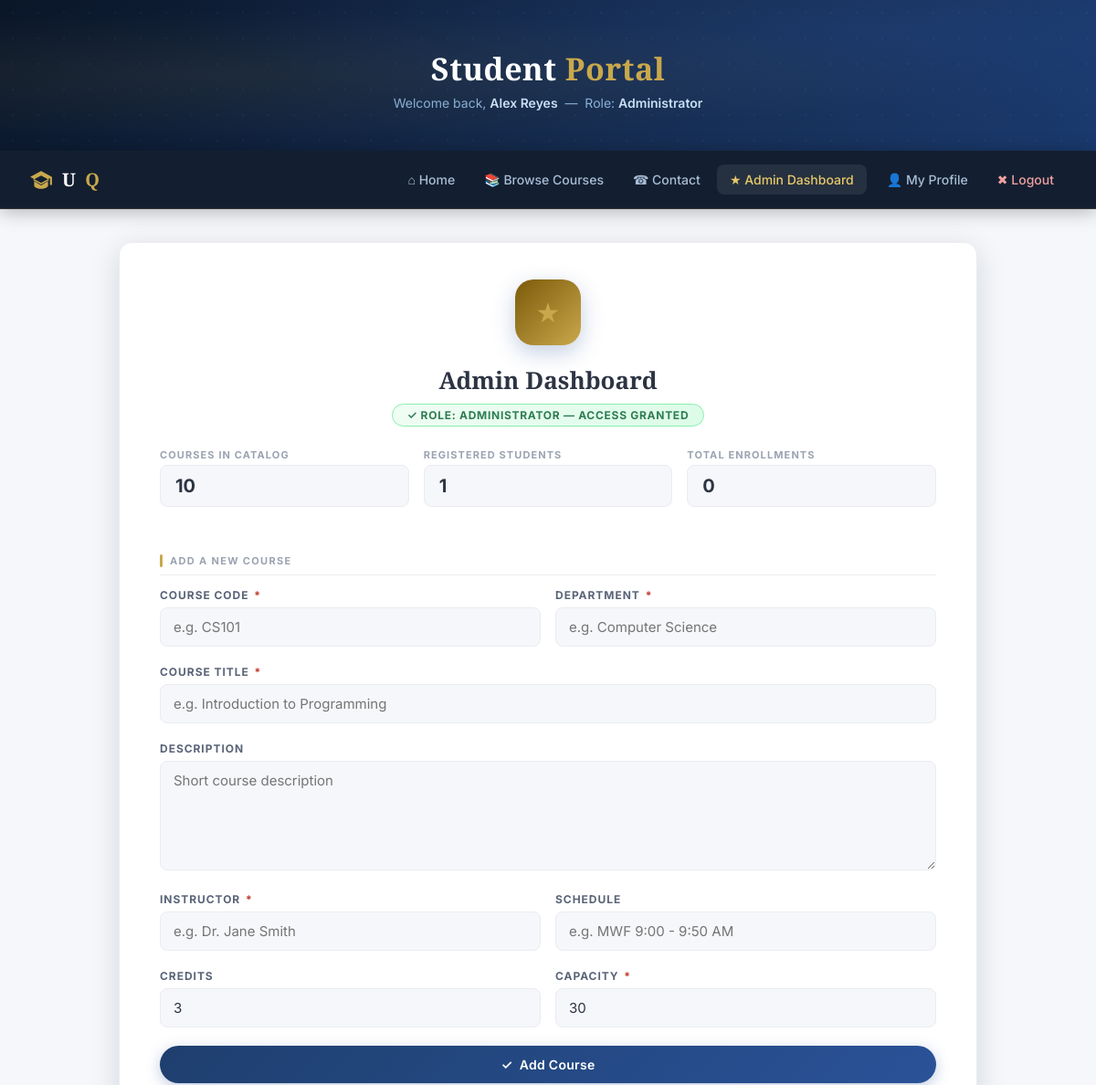
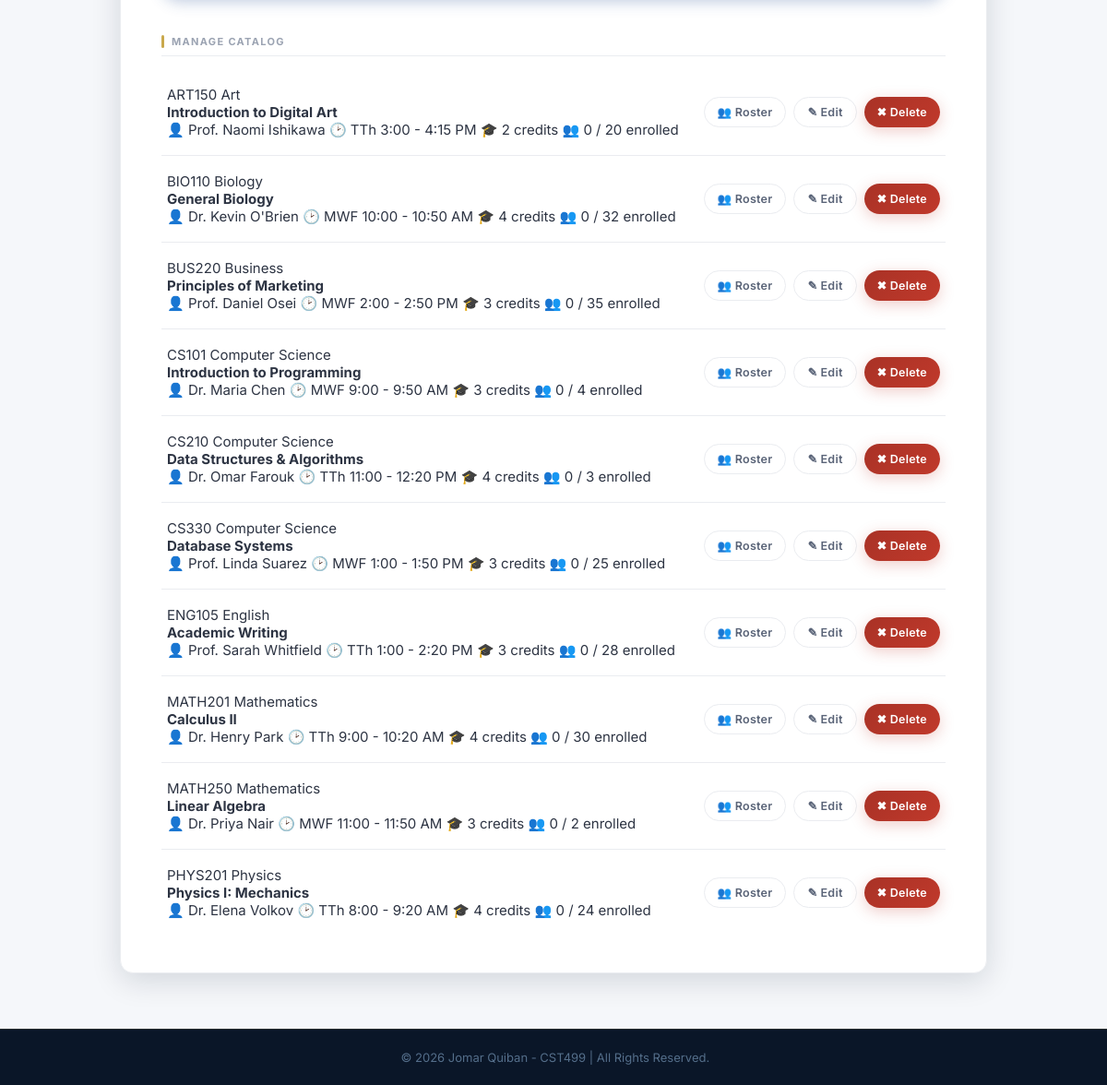
Screenshot of /admin_dashboard.php (signed in) with the database file from the repository (2 pictures, top to bottom).
### tables this page shows
CREATE TABLE IF NOT EXISTS courses (
    id          INT           NOT NULL AUTO_INCREMENT,
    code        VARCHAR(20)   NOT NULL UNIQUE,         
    title       VARCHAR(150)  NOT NULL,
    description TEXT,
    department  VARCHAR(80)   NOT NULL,
    instructor  VARCHAR(120)  NOT NULL,
    credits     INT           NOT NULL DEFAULT 3,
    capacity    INT           NOT NULL DEFAULT 30,
    schedule    VARCHAR(100),                            
    created_at  TIMESTAMP     DEFAULT CURRENT_TIMESTAMP,
    PRIMARY KEY (id)
);

### admin_dashboard.php (the view, shortened to what this page needs)
<?php
$conn = Database::getConnection();
$courses = $conn->query("SELECT c.*, (SELECT COUNT(*) FROM enrollments e WHERE e.course_id = c.id) AS taken
                          FROM courses c ORDER BY c.department, c.code")->fetch_all(MYSQLI_ASSOC);
$totalStudents    = $conn->query("SELECT COUNT(*) AS n FROM students WHERE role='student'")->fetch_assoc()['n'];
$totalEnrollments = $conn->query("SELECT COUNT(*) AS n FROM enrollments")->fetch_assoc()['n'];
?>
<!DOCTYPE html>
<html lang="en">
<head>
</head>
<body>
<?php require 'master.php'; ?>
<div class="page-content">
<div class="container" style="max-width:980px; margin:0 auto; padding:0 20px;">
<div class="ep-card">
    <div class="text-center" style="margin-bottom:24px;">
        <div class="auth-icon-wrap" style="background:linear-gradient(135deg,#7c5a0a,#c9a84c);">&#9733;</div>
        <h2 style="font-size:26px; margin-bottom:8px;">Admin Dashboard</h2>
        <span class="role-badge">&#10003; Role: Administrator — Access Granted</span>
    </div>
    <div class="row-2col mb-4" style="grid-template-columns: repeat(3,1fr);">
        <div class="profile-field">
            <span class="profile-field-label">Courses in Catalog</span>
            <div class="profile-field-value" id="statCourses" style="font-size:20px; font-weight:700;"><?= count($courses) ?></div>
        </div>
        <div class="profile-field">
            <span class="profile-field-label">Registered Students</span>
            <div class="profile-field-value" style="font-size:20px; font-weight:700;"><?= (int)$totalStudents ?></div>
        </div>
        <div class="profile-field">
            <span class="profile-field-label">Total Enrollments</span>
            <div class="profile-field-value" id="statEnrollments" style="font-size:20px; font-weight:700;"><?= (int)$totalEnrollments ?></div>
        </div>
    </div>
    <div class="ep-section-label" style="margin-top:36px;">
        <span style="flex:1;">Add a New Course</span>
    </div>
    <form id="addCourseForm">
        <div class="row-2col">
            <div class="ep-form-group">
                <label class="ep-label">Course Code <span class="req">*</span></label>
                <input class="ep-input no-icon" type="text" name="code" placeholder="e.g. CS101" required>
            </div>
            <div class="ep-form-group">
                <label class="ep-label">Department <span class="req">*</span></label>
                <input class="ep-input no-icon" type="text" name="department" placeholder="e.g. Computer Science" required>
            </div>
        </div>
        <div class="ep-form-group">
            <label class="ep-label">Course Title <span class="req">*</span></label>
            <input class="ep-input no-icon" type="text" name="title" placeholder="e.g. Introduction to Programming" required>
        </div>
        <div class="ep-form-group">
            <label class="ep-label">Description</label>
            <textarea class="ep-input no-icon" name="description" rows="2" placeholder="Short course description"></textarea>
        </div>
        <div class="row-2col">
            <div class="ep-form-group">
                <label class="ep-label">Instructor <span class="req">*</span></label>
                <input class="ep-input no-icon" type="text" name="instructor" placeholder="e.g. Dr. Jane Smith" required>
            </div>
            <div class="ep-form-group">
                <label class="ep-label">Schedule</label>
                <input class="ep-input no-icon" type="text" name="schedule" placeholder="e.g. MWF 9:00 - 9:50 AM">
            </div>
        </div>
        <div class="row-2col">
            <div class="ep-form-group">
                <label class="ep-label">Credits</label>
                <input class="ep-input no-icon" type="number" name="credits" value="3" min="1" max="6">
            </div>
            <div class="ep-form-group">
                <label class="ep-label">Capacity <span class="req">*</span></label>
                <input class="ep-input no-icon" type="number" name="capacity" value="30" min="1" required>
            </div>
        </div>
        <button type="submit" class="ep-btn ep-btn-primary ep-btn-block">&#10003;&nbsp; Add Course</button>
    </form>
    <div class="ep-section-label" style="margin-top:40px;">Manage Catalog</div>
    <div id="courseTable">
        <?php foreach ($courses as $c):
            $seatsLeft = $c['capacity'] - $c['taken']; ?>
        <div class="admin-course-row" id="admin-course-<?= (int)$c['id'] ?>" data-id="<?= (int)$c['id'] ?>">
            <div class="admin-course-view">
                <div class="admin-course-main">
                    <div class="course-card-head">
                        <span class="course-code"><?= htmlspecialchars($c['code']) ?></span>
                        <span class="course-dept-tag"><?= htmlspecialchars($c['department']) ?></span>
                    </div>
                    <h4 class="course-title" data-field="title"><?= htmlspecialchars($c['title']) ?></h4>
                    <div class="course-meta">
                        <span>&#128100; <span data-field="instructor"><?= htmlspecialchars($c['instructor']) ?></span></span>
                        <span>&#128337; <span data-field="schedule"><?= htmlspecialchars($c['schedule']) ?></span></span>
                        <span>&#127891; <span data-field="credits"><?= (int)$c['credits'] ?></span> credits</span>
                        <span>&#128101; <span class="taken-count"><?= (int)$c['taken'] ?></span> / <span data-field="capacity"><?= (int)$c['capacity'] ?></span> enrolled</span>
                    </div>
                </div>
                <div class="admin-course-actions">
                    <button class="ep-btn ep-btn-outline btn-sm" data-act="roster">&#128101; Roster</button>
                    <button class="ep-btn ep-btn-outline btn-sm" data-act="edit">&#9998; Edit</button>
                    <button class="ep-btn ep-btn-danger btn-sm" data-act="delete">&#10006; Delete</button>
                </div>
            </div>
        </div>
        <?php endforeach; ?>
    </div>
</div>
</div>
</div>
<?php require 'footer.php'; ?>
</body>
</html>

### style.css (style rules this page uses)
:root { --navy-900: #0a1628; --navy-800: #0f2040; --navy-700: #162d52; --navy-600: #1e3f6e; --navy-500: #2a5298; --gold: #c9a84c; --gold-lt: #e8c96a; --gold-pale:#fdf6e3; --white: #ffffff; --grey-100: #f5f7fa; --grey-200: #eaecf0; --grey-400: #9ba3b2; --grey-600: #5a6478; --grey-800: #2d3443; --green: #2e7d52; --red: #c0392b; --shadow-sm: 0 2px 8px rgba(10,22,40,.10); --shadow-md: 0 8px 32px rgba(10,22,40,.14); --shadow-lg: 0 20px 60px rgba(10,22,40,.18); --radius-sm: 8px; --radius-md: 14px; --radius-lg: 20px; --transition: .25s cubic-bezier(.4,0,.2,1); }
*, *::before, *::after { box-sizing: border-box; margin: 0; padding: 0; }
html { scroll-behavior: smooth; }
body { font-family: 'Inter', sans-serif; font-size: 15px; color: var(--grey-800); background: var(--grey-100); min-height: 100vh; display: flex; flex-direction: column; -webkit-font-smoothing: antialiased; }
h1, h2, h3 { font-family: 'Playfair Display', serif; }
.page-content { flex: 1; animation: fadeUp .45s ease both; }
.ep-card { background: var(--white); border-radius: var(--radius-md); box-shadow: var(--shadow-md); padding: 40px 44px; margin-top: 36px; margin-bottom: 60px; border: 1px solid var(--grey-200); animation: fadeUp .4s ease both; }
.ep-form-group { margin-bottom: 20px; }
.ep-label { display: block; font-size: 12px; font-weight: 700; text-transform: uppercase; letter-spacing: .08em; color: var(--grey-600); margin-bottom: 6px; }
.ep-label .req { color: var(--red); margin-left: 2px; }
.ep-input { width: 100%; padding: 11px 14px 11px 40px; border: 1.5px solid var(--grey-200); border-radius: var(--radius-sm); font-family: 'Inter', sans-serif; font-size: 15px; color: var(--grey-800); background: var(--grey-100); transition: border-color var(--transition), box-shadow var(--transition), background var(--transition); outline: none; }
.ep-input.no-icon { padding-left: 14px; }
textarea.ep-input { resize: vertical; min-height: 120px; }
.ep-section-label { font-size: 11px; font-weight: 700; text-transform: uppercase; letter-spacing: .12em; color: var(--grey-400); margin: 30px 0 14px; padding-bottom: 8px; border-bottom: 1px solid var(--grey-200); display: flex; align-items: center; gap: 8px; }
.ep-section-label::before { content: ''; display: block; width: 3px; height: 14px; background: var(--gold); border-radius: 2px; }
.ep-btn { display: inline-flex; align-items: center; justify-content: center; gap: 8px; padding: 12px 28px; border-radius: 50px; font-family: 'Inter', sans-serif; font-size: 14px; font-weight: 600; cursor: pointer; border: none; transition: transform var(--transition), box-shadow var(--transition), background var(--transition), opacity var(--transition); text-decoration: none; white-space: nowrap; letter-spacing: .02em; }
.ep-btn-primary { background: linear-gradient(135deg, var(--navy-600), var(--navy-500)); color: var(--white); box-shadow: 0 4px 16px rgba(42,82,152,.30); }
.ep-btn-outline { background: transparent; border: 1.5px solid var(--grey-200); color: var(--grey-600); }
.ep-btn-danger { background: linear-gradient(135deg, #a93226, var(--red)); color: var(--white); box-shadow: 0 4px 16px rgba(192,57,43,.25); }
.ep-btn-block { width: 100%; }
.role-badge { display: inline-flex; align-items: center; gap: 6px; background: linear-gradient(135deg, #f0fdf4, #dcfce7); color: var(--green); border: 1px solid #86efac; border-radius: 50px; padding: 4px 16px; font-size: 12px; font-weight: 700; text-transform: uppercase; letter-spacing: .06em; }
.profile-field { margin-bottom: 16px; }
.profile-field-label { font-size: 11px; font-weight: 700; text-transform: uppercase; letter-spacing: .1em; color: var(--grey-400); margin-bottom: 4px; display: block; }
.profile-field-value { font-size: 15px; color: var(--grey-800); padding: 10px 16px; background: var(--grey-100); border-radius: var(--radius-sm); border: 1px solid var(--grey-200); }
.auth-icon-wrap { width: 72px; height: 72px; background: linear-gradient(135deg, var(--navy-700), var(--navy-500)); border-radius: 20px; display: flex; align-items: center; justify-content: center; font-size: 30px; color: var(--gold); margin: 0 auto 20px; box-shadow: 0 8px 24px rgba(42,82,152,.28); }
.text-center { text-align: center; }
.mb-4 { margin-bottom: 16px; }
.row-2col { display: grid; grid-template-columns: 1fr 1fr; gap: 16px; }

### rows the page displays
courses: code "ART150", department "Art", title "Introduction to Digital Art", instructor "Prof. Naomi Ishikawa", schedule "TTh 3:00 - 4:15 PM", credits "2", taken "0", capacity "20"
courses: code "BIO110", department "Biology", title "General Biology", instructor "Dr. Kevin O'Brien", schedule "MWF 10:00 - 10:50 AM", credits "4", taken "0", capacity "32"
courses: code "BUS220", department "Business", title "Principles of Marketing", instructor "Prof. Daniel Osei", schedule "MWF 2:00 - 2:50 PM", credits "3", taken "0", capacity "35"
courses: code "CS101", department "Computer Science", title "Introduction to Programming", instructor "Dr. Maria Chen", schedule "MWF 9:00 - 9:50 AM", credits "3", taken "0", capacity "4"
courses: code "CS210", department "Computer Science", title "Data Structures & Algorithms", instructor "Dr. Omar Farouk", schedule "TTh 11:00 - 12:20 PM", credits "4", taken "0", capacity "3"
courses: code "CS330", department "Computer Science", title "Database Systems", instructor "Prof. Linda Suarez", schedule "MWF 1:00 - 1:50 PM", credits "3", taken "0", capacity "25"
courses: code "ENG105", department "English", title "Academic Writing", instructor "Prof. Sarah Whitfield", schedule "TTh 1:00 - 2:20 PM", credits "3", taken "0", capacity "28"
courses: code "MATH201", department "Mathematics", title "Calculus II", instructor "Dr. Henry Park", schedule "TTh 9:00 - 10:20 AM", credits "4", taken "0", capacity "30"
courses: code "MATH250", department "Mathematics", title "Linear Algebra", instructor "Dr. Priya Nair", schedule "MWF 11:00 - 11:50 AM", credits "3", taken "0", capacity "2"
courses: code "PHYS201", department "Physics", title "Physics I: Mechanics", instructor "Dr. Elena Volkov", schedule "TTh 8:00 - 9:20 AM", credits "4", taken "0", capacity "24"

### other values shown
$_SESSION['firstName'] . ' ' . $_SESSION['lastName'] "Alex Reyes"
count($courses) "10"
$totalStudents "1"
$totalEnrollments "0"
